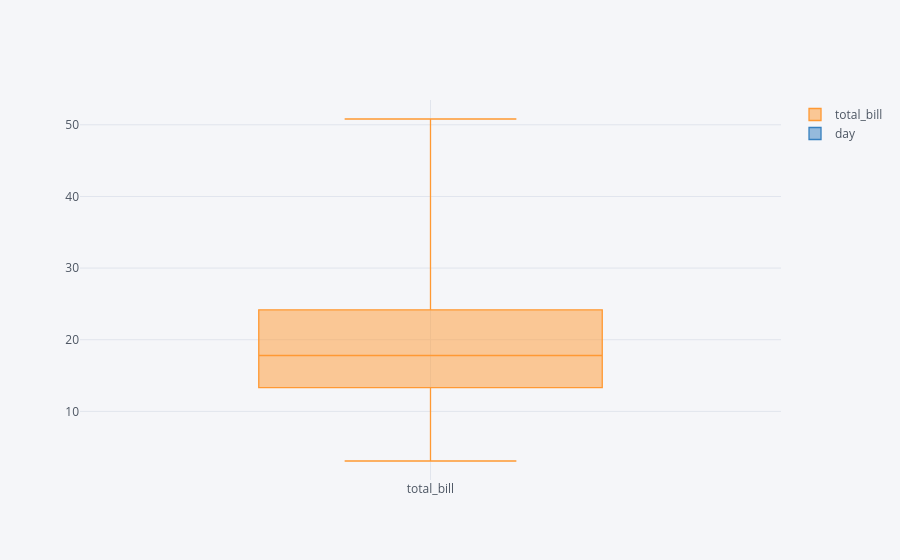

Notebook code cell kept with this figure:
### Code cell
tips[['total_bill','day']].iplot(kind='box',x='total_bill',y='day')

### Figure 1 — Plotly figure (JSON) as saved in the notebook; plotly's stock layout.template omitted (floating-point values rounded to 4 significant figures; data arrays with more than 128 entries replaced by an {"elided": "..."} marker saying what was removed)
{"data": [{"boxpoints": false, "line": {"width": 1.3}, "marker": {"color": "rgba(255, 153, 51, 1.0)"}, "name": "total_bill", "orientation": "v", "type": "box", "y": {"elided": "244 float values"}}, {"boxpoints": false, "line": {"width": 1.3}, "marker": {"color": "rgba(55, 128, 191, 1.0)"}, "name": "day", "orientation": "v", "type": "box", "y": {"elided": "244 str values"}}], "layout": {"autosize": true, "legend": {"bgcolor": "#F5F6F9", "font": {"color": "#4D5663"}}, "paper_bgcolor": "#F5F6F9", "plot_bgcolor": "#F5F6F9", "title": {"font": {"color": "#4D5663"}}, "xaxis": {"autorange": true, "gridcolor": "#E1E5ED", "range": [-0.5, 0.5], "showgrid": true, "tickfont": {"color": "#4D5663"}, "title": {"font": {"color": "#4D5663"}, "text": ""}, "type": "category", "zerolinecolor": "#E1E5ED"}, "yaxis": {"autorange": true, "gridcolor": "#E1E5ED", "range": [0.4178, 53.46], "showgrid": true, "tickfont": {"color": "#4D5663"}, "title": {"font": {"color": "#4D5663"}, "text": ""}, "type": "linear", "zerolinecolor": "#E1E5ED"}}}
